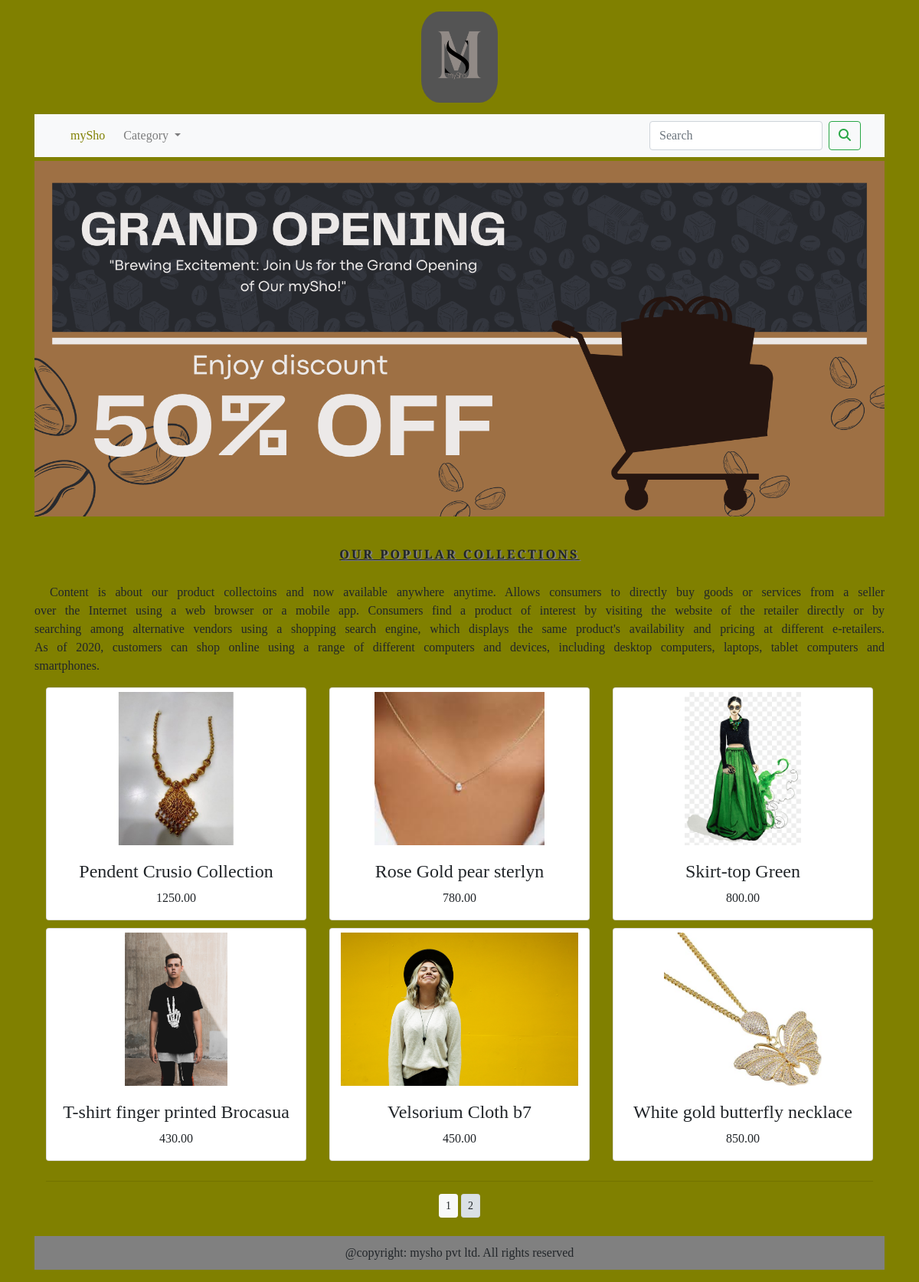
Screenshot of /shop/?page=2 with the database file from the repository.
### shopapp/models.py (models this page shows, shortened)
class Product(models.Model):
    name = models.CharField(max_length=200, unique=True)
    slug = models.SlugField(max_length=200, unique=True)
    description = models.TextField(blank=True)
    price = models.DecimalField(max_digits=10, decimal_places=2)
    image = models.ImageField(upload_to='product')
    category = models.ForeignKey(Category, on_delete=models.CASCADE)
    stock = models.IntegerField()
    available = models.BooleanField(default=True)
    created = models.DateTimeField(auto_now_add=True)
    update = models.DateTimeField(auto_now=True)
    def get_url(self):
        return reverse('shopapp:proCatDetail', args=[self.category.slug, self.slug])
    class Meta:
        ordering = ('name',)
        verbose_name = 'product'
        verbose_name_plural = 'products'

### shopapp/views.py (the view)
# urls.py: path('', views.allProCat,name="allProCat"),
def allProCat(request, cat_slug=None):
    cat_page = None
    products_list = None
    if cat_slug!=None:
        cat_page = get_object_or_404(Category, slug=cat_slug)
        products_list = Product.objects.all().filter(category=cat_page, available=True)
    else:
        products_list = Product.objects.all().filter(available=True)
    my_paginator = Paginator(products_list, 6)
    try:
        page = int(request.GET.get('page', '1'))
    except:
        page = 1
    try:
        products = my_paginator.page(page)
    except (EmptyPage, InvalidPage):
        products = my_paginator.page(my_paginator.num_pages)
    return render(request, "category.html", {'cat_key': cat_page, 'pro_key': products})

### cart/context_processors.py (called while the page is built)
def counter(request):
    item_count=0
    if 'admin' in request.path:
        return{}
    else:
        try:
            cart=Cart.objects.filter(cart_id=_cart_id(request))
            cart_items = CartItem.objects.all().filter(cart=cart[:1])
            for i in cart_items:
                item_count += i.quantity
        except Cart.DoesNotExist:
            item_count=0
    return dict(item_count=item_count)

### cart/views.py (called while the page is built)
def _cart_id(request):
    cart = request.session.session_key
    if not cart:
        cart = request.session.create()
    return cart

### shopapp/context_processors.py (called while the page is built)
def menu_links(request):
    my_links = Category.objects.all()
    return dict(links=my_links)

### shopapp/models.py (called while the page is built)
    def get_url(self):
        return reverse('shopapp:products_by_category', args=[self.slug])

### templates/category.html (shortened to what this page needs)
{% extends 'base.html' %}
{% load static %}
{% block content %}
    {% if cat_key %}
        <div>
            <img src="{{cat_key.image.url}}" alt="category_image" width="100%"> <br>
        </div>
        <div>
            <h1 class="text-center my_title"> {{cat_key.name}} </h1>
            <p class="text-justify"> {{cat_key.description}} </p>
        </div>
    {% else %}
        <div >
            <img class="my_image_padding" src="{% static 'img/banner.png' %}" alt="static/img/banner.png"  width="100%" > <br>
        </div>
        <div>
            <h1 class="text-center my_title" > Our popular collections </h1>
            <p class="text-justify my_content"> Content is about our product collectoins and now available anywhere anytime.
                Allows consumers to directly buy goods or services from a seller over the Internet using a
                web browser or a mobile app. Consumers find a product of interest by visiting the website of
                the retailer directly or by searching among alternative vendors using a shopping search engine,
                which displays the same product's availability and pricing at different e-retailers. As of 2020,
                customers can shop online using a range of different computers and devices, including desktop
                computers, laptops, tablet computers and smartphones. </p>
        </div>
    {% endif %}
<div class="container">
    <div class="row">
        {% for product in pro_key.object_list %}
        <div class="my_bottom_margin col-9 col-sm-12 col-md-4  col-lg-4">
            <div class="card text-center" >
                <a class="card-img-top my_image_padding" href="{{product.get_url}}">
                    <img src="{{product.image.url}}" alt="product image" height="200px" width="auto"> </a>
                <div>
                    <h4> {{ product.name }} </h4>
                    <p> {{ product.price }}</p>
                </div>
            </div>
        </div>
        {% endfor %}
    </div>
    <div class="mx-auto">
        {% if pro_key.paginator.num_pages > 1 %}
        <hr>
            <div class="text-center">
                {% for pg in pro_key.paginator.page_range %}
                    <a href="?page={{pg}}" class="btn btn-light btn-sm {% if pro_key.number == pg %} active {% endif %}">
                        {{pg}} </a>
                {% endfor %}
            </div>
        {% endif %}
    </div>
    <br>
</div>
{% endblock %}

### static/css/style1.css (style rules this page uses)
body { font-family: 'Playfair Display', serif; background-color: olive; }
.my_title { font-size: 16px; text-transform: uppercase; letter-spacing:.2em; padding-top:20px; padding-bottom:20px; text-decoration:underline; text-shadow:2px 1px grey; font-weight:bold; }
.my_content { text-indent:20px; word-spacing:7px; }
.my_image_padding { padding-top:5px; padding-bottom:20px; }
.my_bottom_margin { margin-bottom:10px; }

### rows the page displays
Product: image (picture), name "Pendent Crusio Collection", price "1250.00"
Product: image (picture), name "Rose Gold pear sterlyn", price "780.00"
Product: image (picture), name "Skirt-top Green", price "800.00"
Product: image (picture), name "T-shirt finger printed Brocasua", price "430.00"
Product: image (picture), name "Velsorium Cloth b7", price "450.00"
Product: image (picture), name "White gold butterfly necklace", price "850.00"

### other values shown
{{ pg }} "1" "2"
